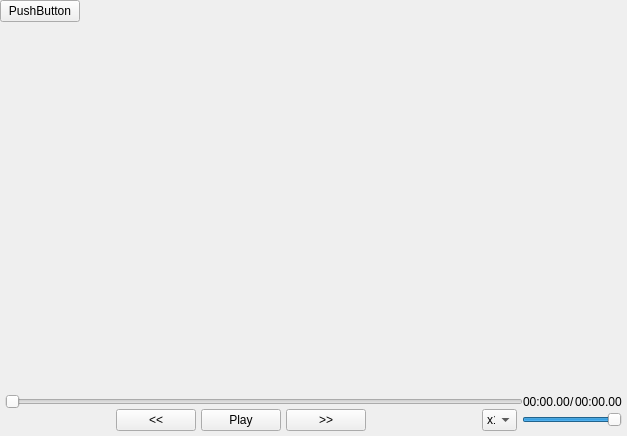
<?xml version="1.0" encoding="UTF-8"?>
<ui version="4.0">
 <class>Widget</class>
 <widget class="QWidget" name="Widget">
  <property name="geometry">
   <rect>
    <x>0</x>
    <y>0</y>
    <width>627</width>
    <height>436</height>
   </rect>
  </property>
  <property name="windowTitle">
   <string>Widget</string>
  </property>
  <layout class="QVBoxLayout" name="verticalLayout_2" stretch="0,1,0">
   <property name="spacing">
    <number>0</number>
   </property>
   <property name="leftMargin">
    <number>0</number>
   </property>
   <property name="topMargin">
    <number>0</number>
   </property>
   <property name="rightMargin">
    <number>0</number>
   </property>
   <property name="bottomMargin">
    <number>0</number>
   </property>
   <item>
    <layout class="QHBoxLayout" name="horizontalLayout_3">
     <item>
      <widget class="QPushButton" name="pushButton">
       <property name="text">
        <string>PushButton</string>
       </property>
      </widget>
     </item>
     <item>
      <spacer name="horizontalSpacer">
       <property name="orientation">
        <enum>Qt::Horizontal</enum>
       </property>
       <property name="sizeHint" stdset="0">
        <size>
         <width>40</width>
         <height>20</height>
        </size>
       </property>
      </spacer>
     </item>
    </layout>
   </item>
   <item>
    <widget class="QWidget" name="wVideo" native="true"/>
   </item>
   <item>
    <widget class="QWidget" name="widget" native="true">
     <layout class="QVBoxLayout" name="verticalLayout">
      <property name="spacing">
       <number>0</number>
      </property>
      <property name="leftMargin">
       <number>5</number>
      </property>
      <property name="topMargin">
       <number>5</number>
      </property>
      <property name="rightMargin">
       <number>5</number>
      </property>
      <property name="bottomMargin">
       <number>5</number>
      </property>
      <item>
       <layout class="QHBoxLayout" name="horizontalLayout_2" stretch="1,0,0,0">
        <property name="spacing">
         <number>0</number>
        </property>
        <item>
         <widget class="SeekSlider" name="sliderTime">
          <property name="orientation">
           <enum>Qt::Horizontal</enum>
          </property>
         </widget>
        </item>
        <item>
         <widget class="QLabel" name="lbCurrent">
          <property name="text">
           <string>00:00.00</string>
          </property>
         </widget>
        </item>
        <item>
         <widget class="QLabel" name="label_3">
          <property name="text">
           <string>/</string>
          </property>
         </widget>
        </item>
        <item>
         <widget class="QLabel" name="lbDuration">
          <property name="text">
           <string>00:00.00</string>
          </property>
         </widget>
        </item>
       </layout>
      </item>
      <item>
       <layout class="QHBoxLayout" name="horizontalLayout">
        <property name="spacing">
         <number>5</number>
        </property>
        <item>
         <spacer name="horizontalSpacer_2">
          <property name="orientation">
           <enum>Qt::Horizontal</enum>
          </property>
          <property name="sizeHint" stdset="0">
           <size>
            <width>40</width>
            <height>20</height>
           </size>
          </property>
         </spacer>
        </item>
        <item>
         <widget class="QPushButton" name="pushButton_3">
          <property name="text">
           <string>&lt;&lt;</string>
          </property>
         </widget>
        </item>
        <item>
         <widget class="QPushButton" name="pbPlay">
          <property name="text">
           <string>Play</string>
          </property>
         </widget>
        </item>
        <item>
         <widget class="QPushButton" name="pushButton_4">
          <property name="text">
           <string>&gt;&gt;</string>
          </property>
         </widget>
        </item>
        <item>
         <spacer name="horizontalSpacer_3">
          <property name="orientation">
           <enum>Qt::Horizontal</enum>
          </property>
          <property name="sizeHint" stdset="0">
           <size>
            <width>40</width>
            <height>20</height>
           </size>
          </property>
         </spacer>
        </item>
        <item>
         <widget class="QComboBox" name="cbSpeedVideo">
          <property name="maximumSize">
           <size>
            <width>35</width>
            <height>16777215</height>
           </size>
          </property>
          <item>
           <property name="text">
            <string>x1</string>
           </property>
          </item>
          <item>
           <property name="text">
            <string>x2</string>
           </property>
          </item>
          <item>
           <property name="text">
            <string>x3</string>
           </property>
          </item>
          <item>
           <property name="text">
            <string>x4</string>
           </property>
          </item>
         </widget>
        </item>
        <item>
         <widget class="QSlider" name="audioVolume">
          <property name="maximumSize">
           <size>
            <width>100</width>
            <height>16777215</height>
           </size>
          </property>
          <property name="maximum">
           <number>100</number>
          </property>
          <property name="value">
           <number>100</number>
          </property>
          <property name="orientation">
           <enum>Qt::Horizontal</enum>
          </property>
         </widget>
        </item>
       </layout>
      </item>
     </layout>
    </widget>
   </item>
  </layout>
 </widget>
 <customwidgets>
  <customwidget>
   <class>SeekSlider</class>
   <extends>QSlider</extends>
   <header location="global">seekslider.h</header>
  </customwidget>
 </customwidgets>
 <resources/>
 <connections/>
</ui>
